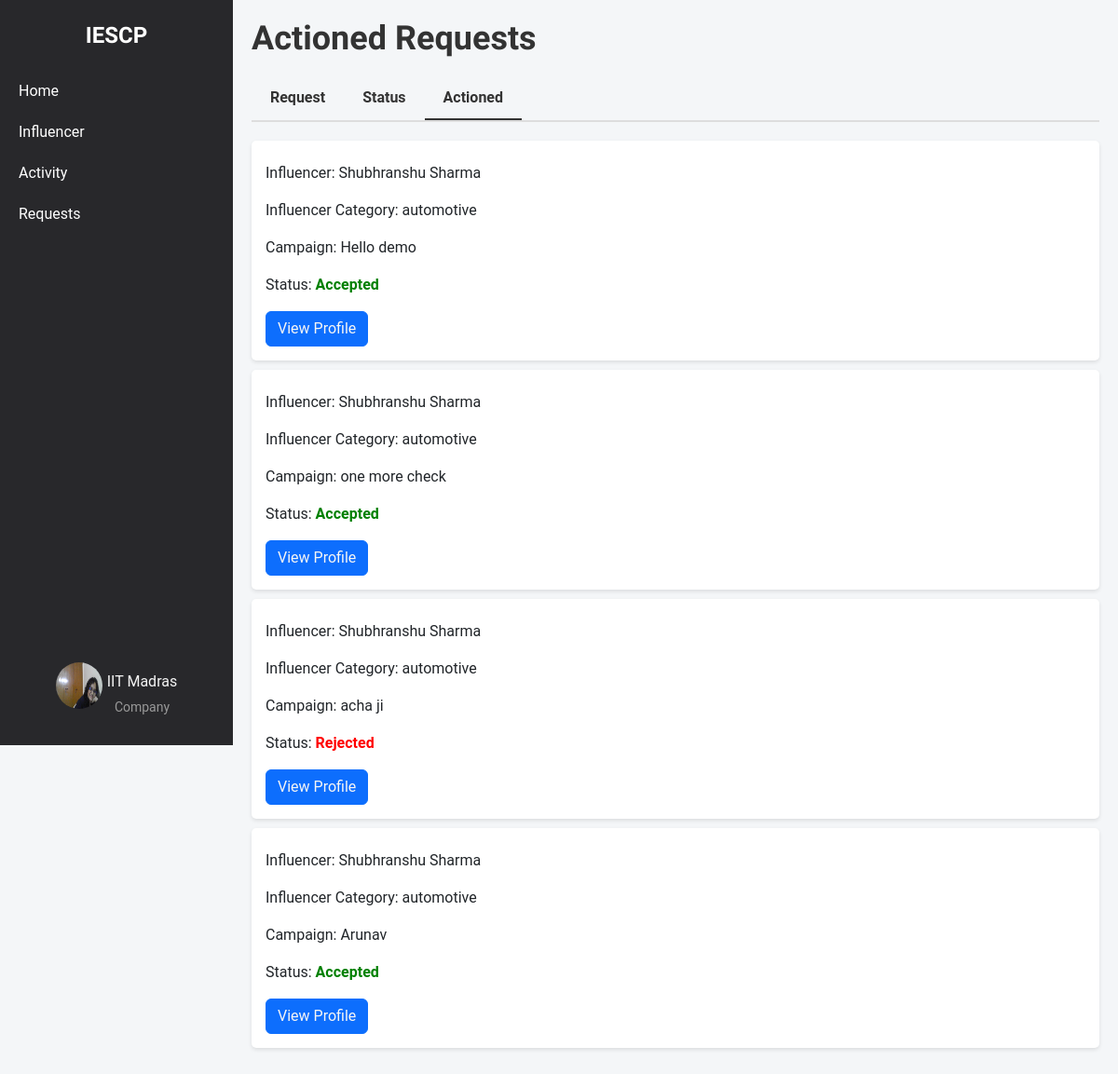
The app's page /company/actioned (signed in) with its own data.
### models.py (models this page shows, shortened)
class Company(db.Model):
    __tablename__ = 'company'
    id = db.Column(db.Integer, primary_key=True)
    company_name = db.Column(db.String(100), nullable=False)
    username = db.Column(db.String(50), unique=True, nullable=False)
    email = db.Column(db.String(120), unique=True, nullable=False)
    password_hash = db.Column(db.String(128), nullable=False)
    phone_number = db.Column(db.String(20), nullable=False)
    address = db.Column(db.String(200), nullable=False)
    industry = db.Column(db.String(100), nullable=False)
    other_industry = db.Column(db.String(100), nullable=True)
    website = db.Column(db.String(200), nullable=False)
    description = db.Column(db.Text, nullable=False)
    social_media_link = db.Column(db.String(200), nullable=False)
    logo = db.Column(db.String(200), nullable=False)
    campaigns = db.relationship('Campaign', backref='company', lazy=True)

class InterestedCampaigns(db.Model):
    __tablename__ = 'interested_campaigns'
    id = db.Column(db.Integer, primary_key=True)
    influencer_id = db.Column(
        db.Integer,
        db.ForeignKey('influencers.id', name='fk_influencer_id'),
        nullable=False
    )
    campaign_id = db.Column(
        db.Integer,
        db.ForeignKey('campaign.id', name='fk_campaign_id'),
        nullable=False
    )
    company_id = db.Column(
        db.Integer,
        db.ForeignKey('company.id', name='fk_company_id'),
        nullable=False
    )
    expressed_at = db.Column(db.DateTime, nullable=False, default=datetime.utcnow)
    status = db.Column(db.String(50), nullable=False, default='pending')
    influencer = db.relationship('Influencer', backref=db.backref('interested_campaigns', lazy=True))
    campaign = db.relationship('Campaign', backref=db.backref('interested_influencers', lazy=True))
    company = db.relationship('Company', backref=db.backref('company_interests', lazy=True))

class Influencer(db.Model):
    __tablename__ = 'influencers'
    id = db.Column(db.Integer, primary_key=True)
    name = db.Column(db.String(255), nullable=False)
    username = db.Column(db.String(255), unique=True, nullable=False)
    email = db.Column(db.String(255), unique=True, nullable=False)
    password_hash = db.Column(db.String(255), nullable=False)
    category = db.Column(db.String(255), nullable=False)
    interest = db.Column(db.String(255), nullable=False)
    reach = db.Column(db.Integer, nullable=False)
    social_media_links = db.Column(db.String(255), nullable=False)
    bio = db.Column(db.String(255), nullable=False)
    profile_picture = db.Column(db.String(255), nullable=False)
    campaigns = db.relationship('Campaign', secondary=influencer_campaign_association, back_populates='influencers')

class Campaign(db.Model):
    __tablename__ = 'campaign'
    id = db.Column(db.Integer, primary_key=True)
    title = db.Column(db.String(200), nullable=False)
    description = db.Column(db.Text, nullable=False)
    budget = db.Column(db.Float, nullable=False)
    start_date = db.Column(db.Date, nullable=False)
    end_date = db.Column(db.Date, nullable=False)
    company_id = db.Column(db.Integer, db.ForeignKey('company.id'), nullable=False)
    admin_id = db.Column(db.Integer, db.ForeignKey('admin.id'), nullable=False, default=1)
    status = db.Column(db.String(50), nullable=False, default='pending')
    category = db.Column(db.String(255), nullable=False)
    created_at = db.Column(db.DateTime, nullable=False, default=datetime.utcnow)
    visibility = db.Column(db.String(50), nullable=False, default='public')
    influencers = db.relationship('Influencer', secondary=influencer_campaign_association, back_populates='campaigns')
    is_flag = db.Column(db.Boolean, nullable=False, default=False)

### company_routes.py (the view)
@app.route('/company/actioned')
@company_auth_required
def company_actioned():
    user = Company.query.get(session['company_id'])
    actioned_requests = db.session.query(InterestedCampaigns).join(Campaign).filter(Campaign.company_id == user.id).filter(InterestedCampaigns.status.in_(['accepted', 'rejected'])).all()
    return render_template('company_actioned.html', user=user, actioned_requests=actioned_requests)

### company_routes.py (called while the page is built)
def company_auth_required(func):
    @wraps(func)
    def func3(*args, **kwargs):
        if 'company_id' in session:
            return func(*args, **kwargs)
        else:
            flash("Please login first")
            return redirect(url_for('company_login'))
    return func3

### templates/company_actioned.html (shortened to what this page needs)
{% extends 'layout.html' %}
{% block content %}
    <div class="container-box">
        <div class="sidebar">
            <div class="logo">IESCP</div>
            <ul>
                <li><a href="{{url_for('company_home')}}">Home</a></li>
                <li><a href="{{url_for('influencer_search')}}">Influencer</a></li>
                <li><a href="{{url_for('company_activity')}}">Activity</a></li>
                <li><a href="{{url_for('company_requests')}}">Requests</a></li>
            </ul>
            <div class="profile">
                <a href="{{ url_for('company_dashboard') }}">
                    <img src="{{ url_for('static', filename='profile_upload/company/' + user.username + '/' + user.logo) }}" alt="Profile Picture">
                    <div class="profile-name-category">
                        <span class="company_name">{{ user.company_name }}</span>
                        <span class="category">Company</span>
                    </div>
                </a>
            </div>
        </div>
        <div class="main-content">
            <h1>Actioned Requests</h1>
            <div class="tabs">
                <a href="{{url_for('company_requests')}}" class="tab">Request</a>
                <a href="{{url_for('company_request_status')}}" class="tab">Status</a>
                <a href="{{url_for('company_actioned')}}" class="tab active">Actioned</a>
            </div>
            {% if actioned_requests %}
                {% for request in actioned_requests %}
                    <div class="request-item">
                        <p>Influencer: {{ request.influencer.name }}</p>
                        <p>Influencer Category: {{request.influencer.category}}</p>
                        <p>Campaign: {{request.campaign.title}}</p>
                        <p>Status:
                            {% if request.status == 'accepted' %}
                                <span class="status-accepted">Accepted</span>
                            {% elif request.status == 'rejected' %}
                                <span class="status-rejected">Rejected</span>
                            {% endif %}
                        </p>
                        <button class="btn btn-primary"><a href="{{request.influencer.social_media_links}}" target="_blank">View Profile</a></button>
                    </div>
                {% endfor %}
            {% else %}
                <p>No actioned requests to display.</p>
            {% endif %}
        </div>
    </div>
{% endblock %}

### templates/company_actioned.html (style rules this page uses)
body { font-family: 'Roboto', Arial, sans-serif; margin: 0; padding: 0; background-color: #f4f6f8; }
.container-box { display: flex; width: 100%; }
a { text-decoration: none; color: whitesmoke; }
.sidebar { width: 250px; background-color: #28282B; color: white; display: flex; flex-direction: column; align-items: center; padding-top: 20px; position: fixed; top: 0; left: 0; height: 100vh; overflow: auto; }
.sidebar .logo { font-size: 24px; font-weight: bold; margin-bottom: 20px; font-family: 'Lexend Deca', sans-serif; font-weight: 600; }
.sidebar ul { list-style-type: none; padding: 0; width: 100%; }
.sidebar ul li { width: 100%; }
.sidebar ul li a { display: block; padding: 10px 20px; color: white; text-decoration: none; }
.sidebar .profile { margin-top: auto; text-align: center; padding: 10px; }
.profile .category { font-size: 14px; color: #999; margin-top: 5px; }
.sidebar .profile img { width: 50px; height: 50px; border-radius: 50%; margin-bottom: 5px; }
.profile { display: flex; flex-direction: column; align-items: center; text-align: center; padding: 10px; margin-bottom: 20px; }
.profile a { display: flex; align-items: center; text-align: center; justify-content: center; gap: 5px; }
.profile-name-category { display: flex; flex-direction: column; align-items: center; text-align: center; justify-content: center; padding-top: 13px; }
.main-content { flex: 1; padding: 20px; margin-left: 250px; overflow-y: auto; }
.main-content h1 { font-size: 36px; font-weight: bold; font-family: 'Lexend Deca', sans-serif; color: #333; margin-bottom: 20px; }
.tabs { display: flex; border-bottom: 2px solid #ddd; margin-bottom: 20px; }
.tab { padding: 10px 20px; cursor: pointer; font-weight: bold; color: #333; border: none; background-color: transparent; }
.tab.active { border-bottom: 2px solid #333; }
.request-item { background-color: white; padding: 15px; border-radius: 5px; box-shadow: 0 2px 4px rgba(0, 0, 0, 0.1); margin-bottom: 10px; }
.status-accepted { color: green; font-weight: bold; }
.status-rejected { color: red; font-weight: bold; }

### records on screen
Company: username+logo (picture), company_name "IIT Madras"
InterestedCampaigns: influencer.name "Shubhranshu Sharma", influencer.category "automotive", campaign "Hello demo", status "Accepted"
InterestedCampaigns: influencer.name "Shubhranshu Sharma", influencer.category "automotive", campaign "one more check", status "Accepted"
InterestedCampaigns: influencer.name "Shubhranshu Sharma", influencer.category "automotive", campaign "acha ji", status "Rejected"
InterestedCampaigns: influencer.name "Shubhranshu Sharma", influencer.category "automotive", campaign "Arunav", status "Accepted"
